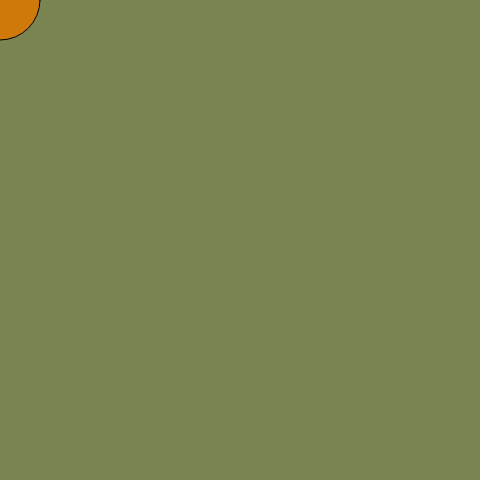
Frame 1 (no input)
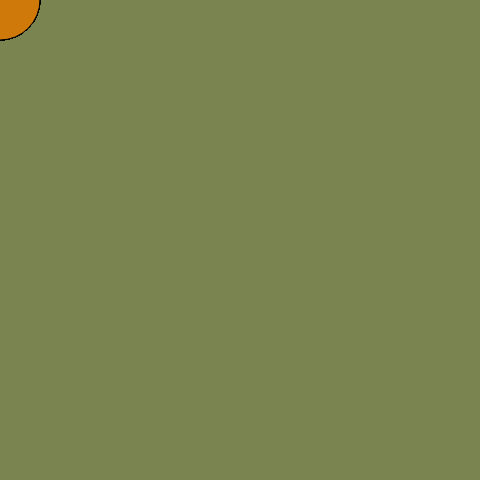
Frame 60 (no input)
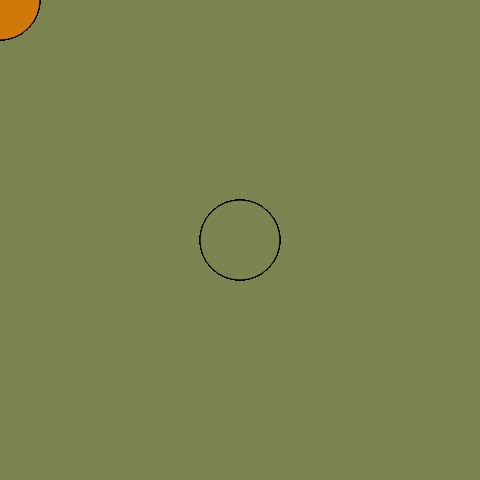
Frame 120 (the mouse pressed at the canvas centre since frame 60)

The p5.js sketch that drew these frames (run headless with seeded random() and noise() and a simulated clock; from frame 60 on, the mouse is pressed at the canvas centre):

// p5.js sketch
// ── sketch.js
function setup() {
  // put setup code here
  createCanvas(480, 480);
  background(122, 132, 80)
}

function draw() {
  // put drawing code here
  if (mouseIsPressed) {
  fill(122, 132, 80);
  } else {
  fill(206,121,10);
  }
  ellipse(mouseX, mouseY, 80, 80);
  }
